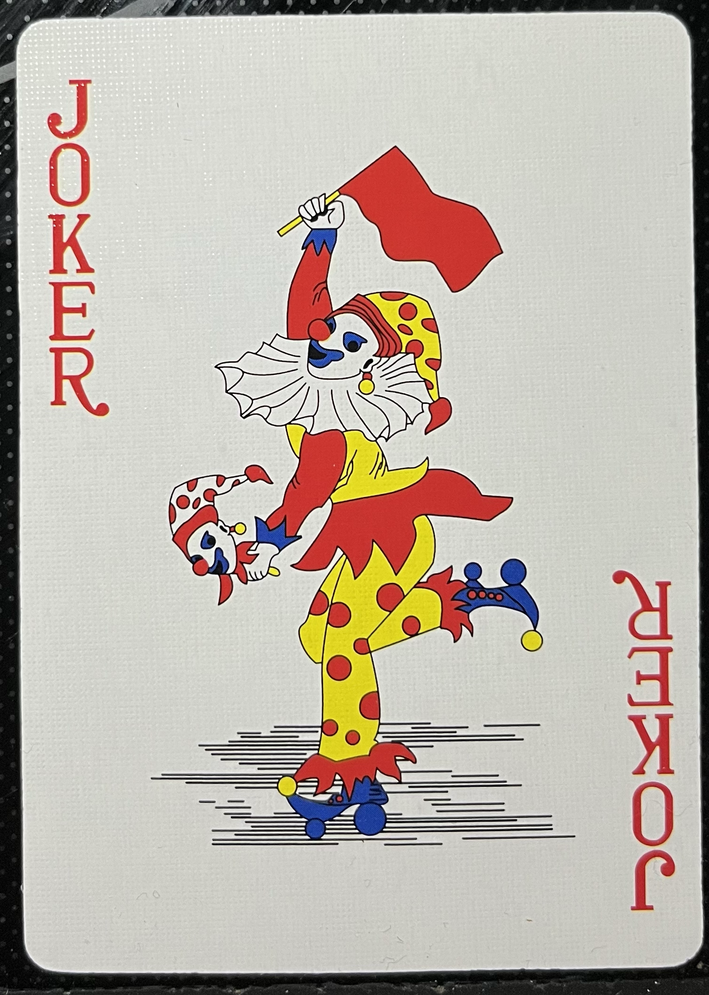
#> input picture data/markers/marker_1.png, 709 x 995 px, shrunk from 1506 x 2112 before the run, found by its file name; its folder holds only this picture in this run
$ python keypoint_extracting.py
#> lines starting #> are read from the running program, lines starting #| are printed output that depends on the picture
import os
import cv2
import numpy as np


def extract_keypoints(image_path, output_path):
#> called with image_path = 'data/markers/marker_1.png'
    image = cv2.imread(image_path, 0)
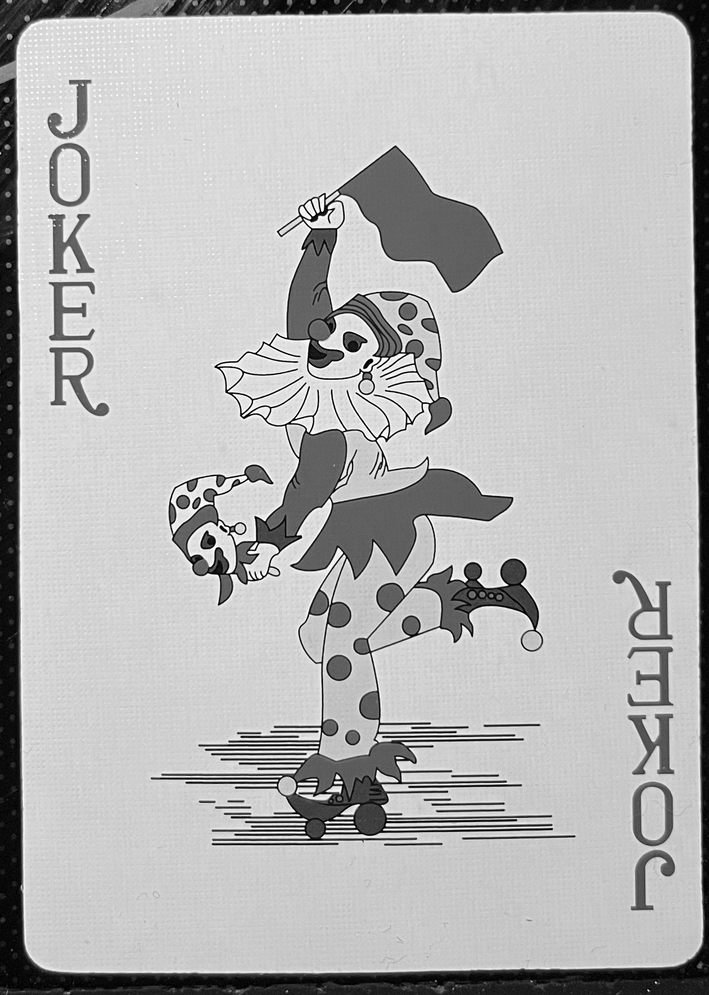
#> image: shape (995, 709); min 0, max 255, mean 180.7
    if image is None:
        print(f"Failed to read image: {image_path}")
        return

    orb = cv2.ORB_create()
    keypts, des = orb.detectAndCompute(image, None)
#> keypts = 500 keypoints; strongest (x, y, size): (219, 523, 31), (360, 370, 31), (244, 414, 31), (316, 747, 31)

    np.savez(output_path, keypoints=[kp.pt for kp in keypts], descriptors=des)

    print(f"Keypoints and descriptors extracted for {image_path} and saved to {output_path}")


def process_markers(input_dir, output_dir):
    if not os.path.exists(output_dir):
        os.makedirs(output_dir)


    for filename in os.listdir(input_dir):
        if filename.endswith(('.png', '.jpg', '.jpeg', '.bmp')):
            image_path = os.path.join(input_dir, filename)
            output_path = os.path.join(output_dir, os.path.splitext(filename)[0] + "_keypoints.npz")
            extract_keypoints(image_path, output_path)


if __name__ == "__main__":
    input_dir = "data/markers/"
    output_dir = "data/marker_keypoints/"
    process_markers(input_dir, output_dir)
